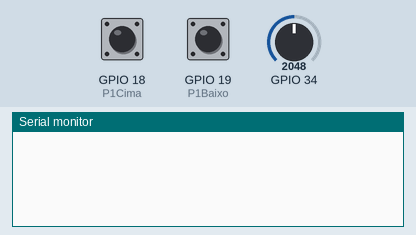
The sketch below on a simulated ESP32. On the bench: the last lines printed to the serial monitor. The inputs (shaded band) are chosen by the test bench; at power-on: GPIO 34 = 2048, GPIO 18 (P1Cima) HIGH, GPIO 19 (P1Baixo) HIGH.

Above: at 1.2 s.
1.3 s: GPIO 34 set to 2866
At 2.5 s:
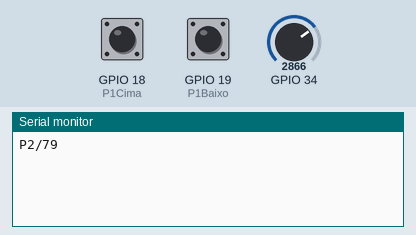
2.8 s: GPIO 18 (P1Cima) pulled LOW for 0.15 s
At 3.8 s:
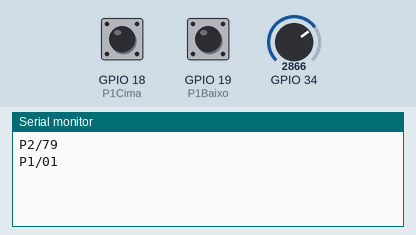
4.4 s: GPIO 19 (P1Baixo) pulled LOW for 0.15 s
At 5.1 s:
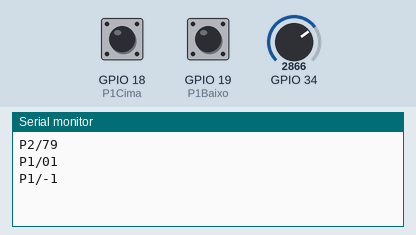
6.0 s: GPIO 34 set to 3603
At 6.4 s:
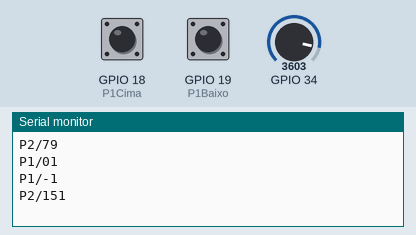
7.5 s: GPIO 18 (P1Cima) driven LOW and GPIO 19 (P1Baixo) driven LOW
At 8.8 s:
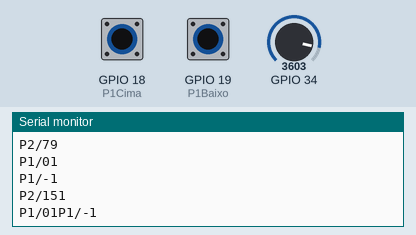
Timing chart, 0 to 10.0 s (numbered marks = the images above; inputs shaded):
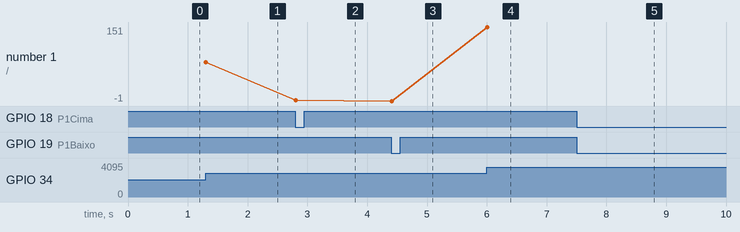

The sketch:

sketch_march2a.ino
```cpp
int flag = 0;
int flag1 = 0;
int flag2 = 0;

int P1Cima = 18;
int P1Baixo = 19;

int valorPOT;
int porcent;

void setup() {
// put your setup code here, to run once:
    Serial.begin(9600);

    pinMode(P1Cima, INPUT_PULLUP);
    pinMode(P1Baixo, INPUT_PULLUP);
}

void loop() {
// put your main code here, to run repeatedly:
    String str = "";

    valorPOT = analogRead(34);
    porcent = map(valorPOT, 0, 4095, -200, 200);

    if(porcent != flag2){
        Serial.print("P2/");
        Serial.println(porcent);
    }

    flag2 = porcent;

    if(digitalRead(P1Cima) == LOW && flag == 0){
        str += "P1/01";
        flag = 1;
    }else if(digitalRead(P1Cima) == HIGH){
        flag = 0;
    }

    if(digitalRead(P1Baixo) == LOW && flag1 == 0){
        str += "P1/-1";
        flag1 = 1;
    }else if(digitalRead(P1Baixo) == HIGH){
        flag1 = 0;
    }

    if (str != "") {
        Serial.println(str);
    }

    delay(100);
}
```

Measured:
- after the input at 1.3 s, the serial monitor: prints a new line at once (image 1)
- after the input at 2.8 s, the serial monitor: prints a new line at once (image 2)
- after the input at 4.4 s, the serial monitor: prints a new line at once (image 3)
- after the input at 6.0 s, the serial monitor: prints a new line at once (image 4)
- after the input at 7.5 s, the serial monitor: prints a new line at once (image 5)
- plotted number 1: 79 → 1 after the input at 2.8 s, 1 → -1 after the input at 4.4 s, -1 → 151 after the input at 6.0 s
